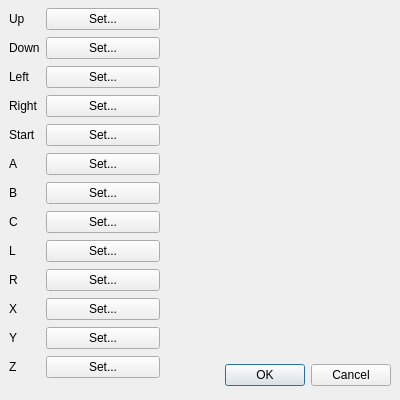
<?xml version="1.0" encoding="UTF-8"?>
<ui version="4.0">
 <class>DialogExtCtrl</class>
 <widget class="QDialog" name="DialogExtCtrl">
  <property name="geometry">
   <rect>
    <x>0</x>
    <y>0</y>
    <width>400</width>
    <height>400</height>
   </rect>
  </property>
  <property name="sizePolicy">
   <sizepolicy hsizetype="Fixed" vsizetype="Fixed">
    <horstretch>0</horstretch>
    <verstretch>0</verstretch>
   </sizepolicy>
  </property>
  <property name="minimumSize">
   <size>
    <width>400</width>
    <height>400</height>
   </size>
  </property>
  <property name="maximumSize">
   <size>
    <width>400</width>
    <height>400</height>
   </size>
  </property>
  <property name="windowTitle">
   <string>Configure Extended Controller</string>
  </property>
  <widget class="QDialogButtonBox" name="buttonBox">
   <property name="geometry">
    <rect>
     <x>10</x>
     <y>360</y>
     <width>381</width>
     <height>31</height>
    </rect>
   </property>
   <property name="orientation">
    <enum>Qt::Horizontal</enum>
   </property>
   <property name="standardButtons">
    <set>QDialogButtonBox::Cancel|QDialogButtonBox::Ok</set>
   </property>
  </widget>
  <widget class="QWidget" name="gridLayoutWidget">
   <property name="geometry">
    <rect>
     <x>9</x>
     <y>7</y>
     <width>151</width>
     <height>373</height>
    </rect>
   </property>
   <layout class="QGridLayout" name="gridLayout" columnstretch="0,1">
    <item row="10" column="0">
     <widget class="QLabel" name="label_11">
      <property name="text">
       <string>X</string>
      </property>
     </widget>
    </item>
    <item row="8" column="0">
     <widget class="QLabel" name="label_9">
      <property name="text">
       <string>L</string>
      </property>
     </widget>
    </item>
    <item row="11" column="0">
     <widget class="QLabel" name="label_12">
      <property name="text">
       <string>Y</string>
      </property>
     </widget>
    </item>
    <item row="9" column="0">
     <widget class="QLabel" name="label_10">
      <property name="text">
       <string>R</string>
      </property>
     </widget>
    </item>
    <item row="0" column="0">
     <widget class="QLabel" name="label">
      <property name="text">
       <string>Up</string>
      </property>
     </widget>
    </item>
    <item row="3" column="1">
     <widget class="QPushButton" name="pushButton_4">
      <property name="text">
       <string>Set...</string>
      </property>
     </widget>
    </item>
    <item row="6" column="0">
     <widget class="QLabel" name="label_7">
      <property name="text">
       <string>B</string>
      </property>
     </widget>
    </item>
    <item row="4" column="0">
     <widget class="QLabel" name="label_5">
      <property name="text">
       <string>Start</string>
      </property>
     </widget>
    </item>
    <item row="3" column="0">
     <widget class="QLabel" name="label_4">
      <property name="text">
       <string>Right</string>
      </property>
     </widget>
    </item>
    <item row="0" column="1">
     <widget class="QPushButton" name="pushButton">
      <property name="text">
       <string>Set...</string>
      </property>
     </widget>
    </item>
    <item row="2" column="0">
     <widget class="QLabel" name="label_3">
      <property name="text">
       <string>Left</string>
      </property>
     </widget>
    </item>
    <item row="1" column="1">
     <widget class="QPushButton" name="pushButton_2">
      <property name="text">
       <string>Set...</string>
      </property>
     </widget>
    </item>
    <item row="2" column="1">
     <widget class="QPushButton" name="pushButton_3">
      <property name="text">
       <string>Set...</string>
      </property>
     </widget>
    </item>
    <item row="5" column="0">
     <widget class="QLabel" name="label_6">
      <property name="text">
       <string>A</string>
      </property>
     </widget>
    </item>
    <item row="4" column="1">
     <widget class="QPushButton" name="pushButton_5">
      <property name="text">
       <string>Set...</string>
      </property>
     </widget>
    </item>
    <item row="5" column="1">
     <widget class="QPushButton" name="pushButton_6">
      <property name="text">
       <string>Set...</string>
      </property>
     </widget>
    </item>
    <item row="1" column="0">
     <widget class="QLabel" name="label_2">
      <property name="text">
       <string>Down</string>
      </property>
     </widget>
    </item>
    <item row="7" column="0">
     <widget class="QLabel" name="label_8">
      <property name="text">
       <string>C</string>
      </property>
     </widget>
    </item>
    <item row="6" column="1">
     <widget class="QPushButton" name="pushButton_7">
      <property name="text">
       <string>Set...</string>
      </property>
     </widget>
    </item>
    <item row="7" column="1">
     <widget class="QPushButton" name="pushButton_8">
      <property name="text">
       <string>Set...</string>
      </property>
     </widget>
    </item>
    <item row="12" column="0">
     <widget class="QLabel" name="label_13">
      <property name="text">
       <string>Z</string>
      </property>
     </widget>
    </item>
    <item row="8" column="1">
     <widget class="QPushButton" name="pushButton_9">
      <property name="text">
       <string>Set...</string>
      </property>
     </widget>
    </item>
    <item row="9" column="1">
     <widget class="QPushButton" name="pushButton_10">
      <property name="text">
       <string>Set...</string>
      </property>
     </widget>
    </item>
    <item row="10" column="1">
     <widget class="QPushButton" name="pushButton_11">
      <property name="text">
       <string>Set...</string>
      </property>
     </widget>
    </item>
    <item row="11" column="1">
     <widget class="QPushButton" name="pushButton_12">
      <property name="text">
       <string>Set...</string>
      </property>
     </widget>
    </item>
    <item row="12" column="1">
     <widget class="QPushButton" name="pushButton_13">
      <property name="text">
       <string>Set...</string>
      </property>
     </widget>
    </item>
   </layout>
  </widget>
 </widget>
 <resources/>
 <connections>
  <connection>
   <sender>buttonBox</sender>
   <signal>accepted()</signal>
   <receiver>DialogExtCtrl</receiver>
   <slot>accept()</slot>
   <hints>
    <hint type="sourcelabel">
     <x>248</x>
     <y>254</y>
    </hint>
    <hint type="destinationlabel">
     <x>157</x>
     <y>274</y>
    </hint>
   </hints>
  </connection>
  <connection>
   <sender>buttonBox</sender>
   <signal>rejected()</signal>
   <receiver>DialogExtCtrl</receiver>
   <slot>reject()</slot>
   <hints>
    <hint type="sourcelabel">
     <x>316</x>
     <y>260</y>
    </hint>
    <hint type="destinationlabel">
     <x>286</x>
     <y>274</y>
    </hint>
   </hints>
  </connection>
 </connections>
</ui>
